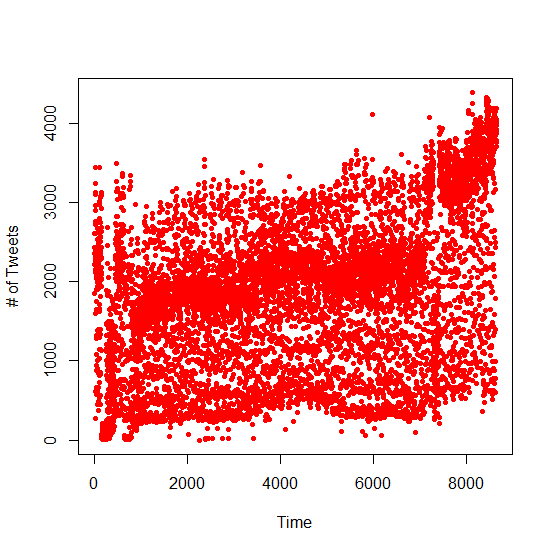

The script that drew this image:
#AllTweets.R

#start time
t1 <- Sys.time()

#open files (8639)
files <- list.files(path="E:/twitter/SickTweets",full.names=TRUE,pattern="RData")
dates <- strptime(basename(files),"%Y%b%d_%H.RData")
o <- order(dates)
files <- files[o]
dates <- dates[o]

#declare x for plotting purposes
x <- seq(1,length(files),1)

#creates vector to hold number of tweets per hour
time <- vector(length=length(x))

#loops through the files
for(i in 1:length(files)){
	#opens file
	load(files[i])
	#makes sure the sick dataframe is there
	if(!is.null(sick)){
		#creates a vector "a" with all files
		a <- which(sick[,'County']!= 'NA')
		#makes sure there are files in the vector
		if(length(a)>0){
			#assigns the ith value of time to the number of tweets in the file
			time[i] <- length(a)
		}
	}
	#prints the file number 
	cat(i,"\n")
}

#plots the tweets per hour
plot(x,time,xlab="Time",ylab="# of Tweets", ylim=c(min(time),max(time)),type = "p",pch = 20, col = "red")

#end time
t2 <- Sys.time()

#prints the time the program took to run 
print(t2-t1)
